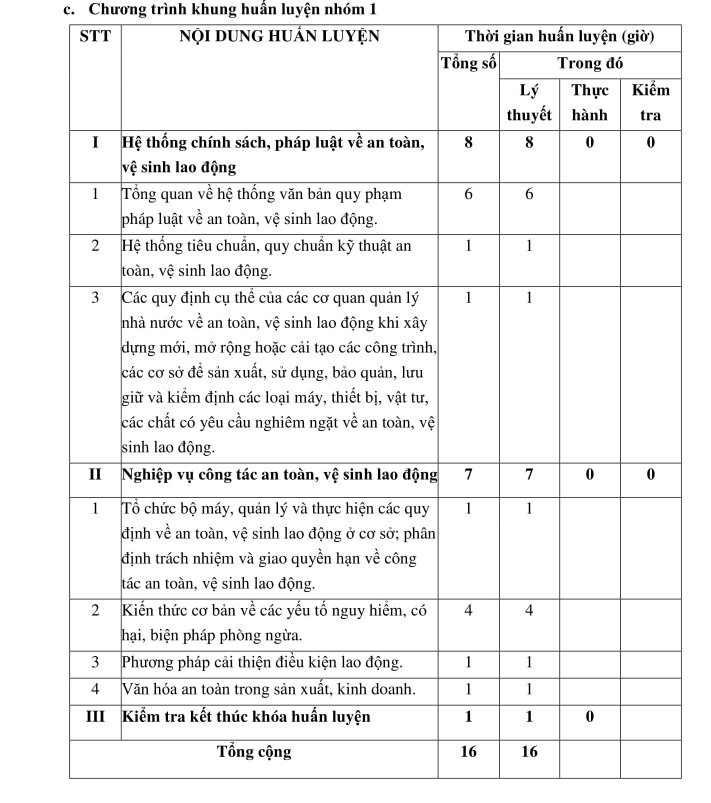
#> input picture Images/111.jpg, 1421 x 1606 px (shown at 1/2 size)
$ python -i LineSegmentation.py   (imports and definitions only)
#> lines starting #> are read from the running program, lines starting #| are printed output that depends on the picture; after the words box and inside, x2 and y2 are one past the last pixel; in counts of white or black regions, pixels touching at a corner belong together
#> further down, picture is the input picture: shape (1606, 1421, 3); min 0, max 255, mean 240.2
import cv2
import numpy as np
# [5 lines of commented-out code are left out]
def LineSegment(image):
    #grayscale
    gray = cv2.cvtColor(image,cv2.COLOR_BGR2GRAY)

    #binary
    ret,thresh = cv2.threshold(gray,0,255,cv2.THRESH_BINARY_INV)
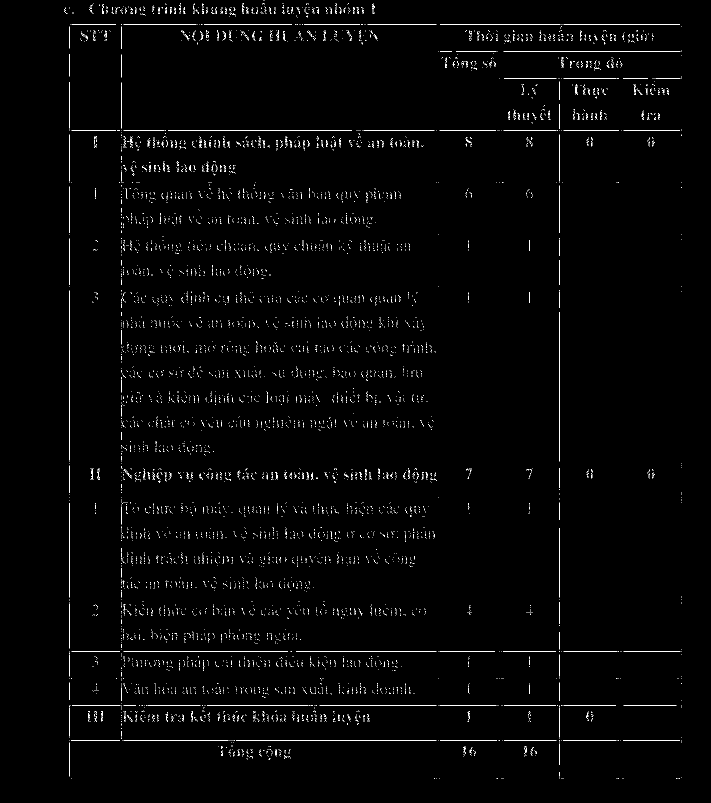
#> thresh: shape (1606, 1421) (shown at 1/2 size); 1.3% white in thin lines or dots, all inside (x1, y1, x2, y2) = (128, 0, 1363, 1557)
    cv2.imshow("3", thresh)
    cv2.waitKey(0)

    #dilation
    kernel = np.ones((3,100), np.uint8)
    img_dilation = cv2.dilate(thresh, kernel, iterations=1)
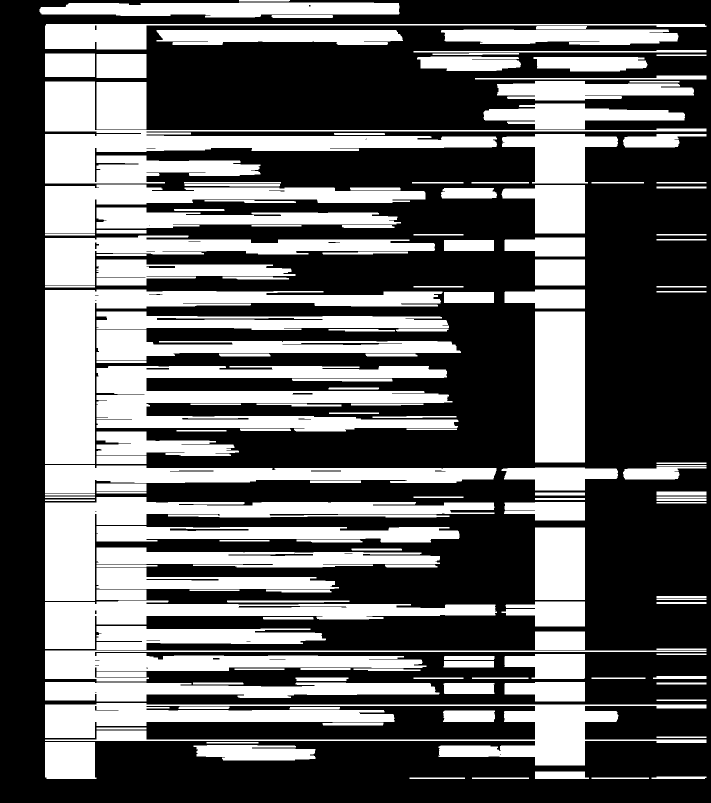
#> img_dilation: shape (1606, 1421) (shown at 1/2 size); 38% white; 157 white regions

    #find contours
    ctrs, hier = cv2.findContours(img_dilation.copy(), cv2.RETR_EXTERNAL, cv2.CHAIN_APPROX_SIMPLE)
#> ctrs = 157 contours; largest, box (x1, y1, x2, y2) and area: (90, 163, 1413, 367) 54758, (90, 579, 885, 928) 52042, (193, 732, 917, 863) 50804, (90, 1406, 1413, 1531) 48116, (90, 994, 989, 1202) 41284

    if len(ctrs) == 0:
        ret,thresh = cv2.threshold(gray,90,255,cv2.THRESH_BINARY_INV)
        img_dilation = cv2.dilate(thresh, kernel, iterations=1)
        ctrs, hier = cv2.findContours(img_dilation.copy(), cv2.RETR_EXTERNAL, cv2.CHAIN_APPROX_SIMPLE)

    #sort contours
    boundingbox = [cv2.boundingRect(c) for c in ctrs]
#> boundingbox = 157 items, first 6: (1183, 1555, 115, 3), (944, 1555, 114, 3), (819, 1555, 111, 3), (1303, 1553, 110, 5), (1070, 1543, 108, 15), (387, 1490, 244, 31)
    (sorted_ctrs, boundingbox) = zip(*sorted(zip(ctrs,boundingbox), key=lambda b:b[1][1], reverse = False))
#> sorted_ctrs has the same summary as ctrs; boundingbox = 157 items, first 6: (478, 0, 102, 3), (79, 5, 720, 30), (543, 30, 123, 6), (90, 48, 1323, 51), (1072, 52, 102, 6), (882, 59, 475, 31)

    res = []
    for i, ctr in enumerate(sorted_ctrs):
        # Get bounding box
        if cv2.contourArea(ctr) > 1500:
            x, y, w, h = cv2.boundingRect(ctr)

            # Getting ROI
            roi = image[y:y+h, x:x+w]
            res.append((cv2.boundingRect(ctr),roi))
#> this loop made 157 passes
#> (ctr, x, y, w, h) on passes 10, 11, 19, 47, 50, 59, 60: ([[90, 107], [90, 153], [189, 153], [189, 107]], 90, 107, 100, 47), ([[193, 108], [193, 155], [292, 155], [292, 108]], 193, 108, 100, 48), ([[193, 164], [193, 258], [292, 258], [292, 164]], 193, 164, 100, 95), ([[888, 480], [888, 501], [987, 501], [987, 480]], 888, 480, 100, 22), ([[1070, 519], [1070, 570], [1169, 570], [1169, 519]], 1070, 519, 100, 52), ([[888, 584], [888, 605], [987, 605], [987, 584]], 888, 584, 100, 22), ([[1070, 623], [1070, 924], [1169, 924], [1169, 623]], 1070, 623, 100, 302)
#> (x, y, w, h) on passes 2, 4, 6, 7, 13, 14: (79, 5, 720, 30), (90, 48, 1323, 51), (882, 59, 475, 31), (313, 60, 493, 30), (834, 113, 208, 29), (1067, 114, 228, 29)
#> pass 2, in LineSegment, `roi = image[y:y+h, x:x+w]`:
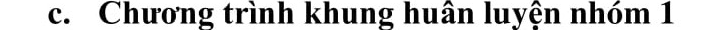
#> roi: shape (30, 720, 3); min 0, max 255, mean 199.5
#> after the loop, res = 55 items
            # show ROI
            # cv2.imshow('segment no:'+str(i),roi)
            #cv2.rectangle(image,(x,y-10),( x + w, y + h ),(90,0,255),2)
            # cv2.waitKey(0)

    return res
# [8 lines of commented-out code are left out]

>>> import cv2
>>> picture = cv2.imread('../../Images/111.jpg')
>>> result = LineSegment(picture)
#> result = 55 items

$ run again, on Images/3.jpg
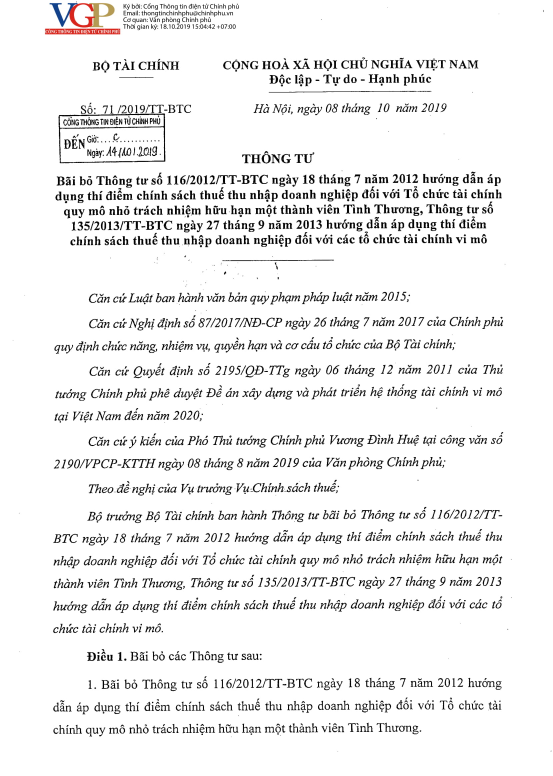
#> input picture Images/3.jpg, 1659 x 2328 px (shown at 1/3 size)
#> picture is the input picture: shape (2328, 1659, 3); mean B, G, R 238.7, 238.8, 239
#> in LineSegment, `ret,thresh = cv2.threshold(gray,0,255,cv2.THRESH_BINARY_INV)`:
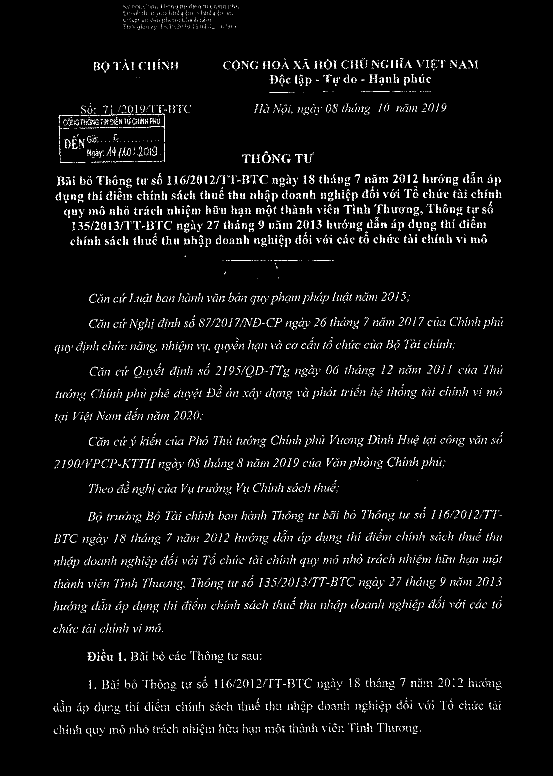
#> thresh: shape (2328, 1659) (shown at 1/3 size); 1.9% white in thin lines or dots, all inside (x1, y1, x2, y2) = (160, 12, 1508, 2209)
#> img_dilation: shape (2328, 1659); 28.9% white; 85 white regions
#> ctrs = 85 contours; largest, box (x1, y1, x2, y2) and area: (118, 515, 1554, 610) 88053, (127, 314, 622, 490) 65470, (111, 1797, 1554, 1840) 44530, (118, 1159, 1555, 1203) 44438, (114, 1587, 1555, 1637) 44186
#> in LineSegment, `boundingbox = [cv2.boundingRect(c) for c in ctrs]`: boundingbox = 85 items, first 6: (704, 2199, 180, 5), (112, 2168, 1201, 42), (111, 2100, 1440, 43), (134, 2100, 108, 6), (423, 2097, 103, 5), (723, 2095, 104, 7)
#> in LineSegment, `(sorted_ctrs, boundingbox) = zip(*sorted(zip(ctrs,boundingbox), key=la..`: sorted_ctrs has the same summary as ctrs; boundingbox = 85 items, first 6: (322, 11, 444, 18), (322, 31, 427, 20), (322, 52, 360, 18), (322, 72, 434, 19), (1038, 173, 106, 6), (621, 174, 862, 38)
#> the loop in LineSegment, `for i, ctr in enumerate(sorted_ctrs):` made 85 passes
#> (x, y, w, h) on passes 1, 2, 3, 4, 6, 7, 10, 14: (322, 11, 444, 18), (322, 31, 427, 20), (322, 52, 360, 18), (322, 72, 434, 19), (621, 174, 862, 38), (233, 176, 351, 42), (760, 221, 582, 39), (714, 310, 675, 36)
#> pass 2, in LineSegment, `roi = image[y:y+h, x:x+w]`:
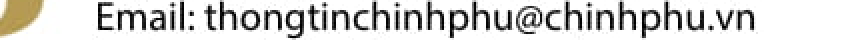
#> roi: shape (20, 427, 3) (shown 2 times larger); mean B, G, R 209.6, 211.8, 212.7
#> after the loop in LineSegment, `for i, ctr in enumerate(sorted_ctrs):`: res = 33 items

$ run again, on Images/7.jpg
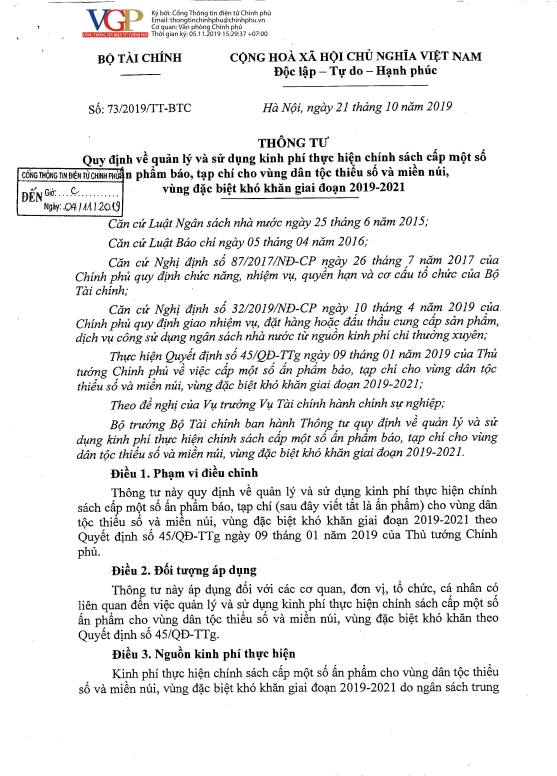
#> input picture Images/7.jpg, 1670 x 2328 px (shown at 1/3 size)
#> picture is the input picture: shape (2328, 1670, 3); mean B, G, R 236.6, 236.6, 236.8
#> in LineSegment, `ret,thresh = cv2.threshold(gray,0,255,cv2.THRESH_BINARY_INV)`:
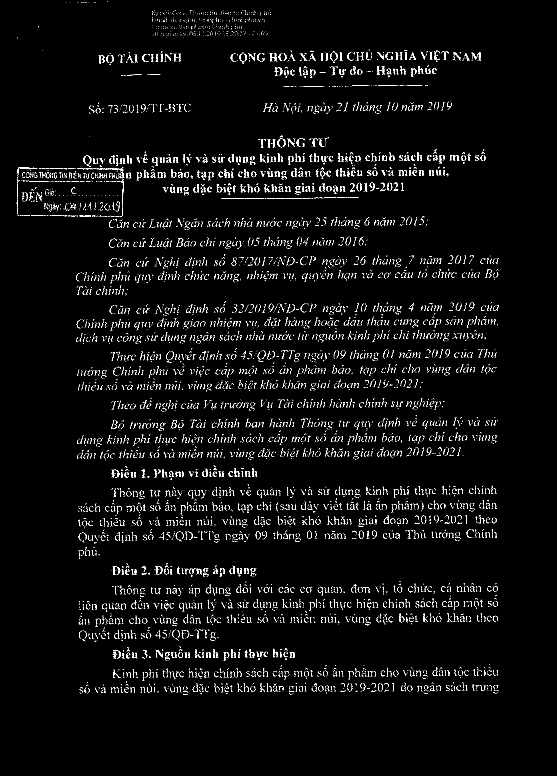
#> thresh: shape (2328, 1670) (shown at 1/3 size); 2.2% white in thin lines or dots, all inside (x1, y1, x2, y2) = (50, 5, 1497, 2085)
#> in LineSegment, `img_dilation = cv2.dilate(thresh, kernel, iterations=1)`:
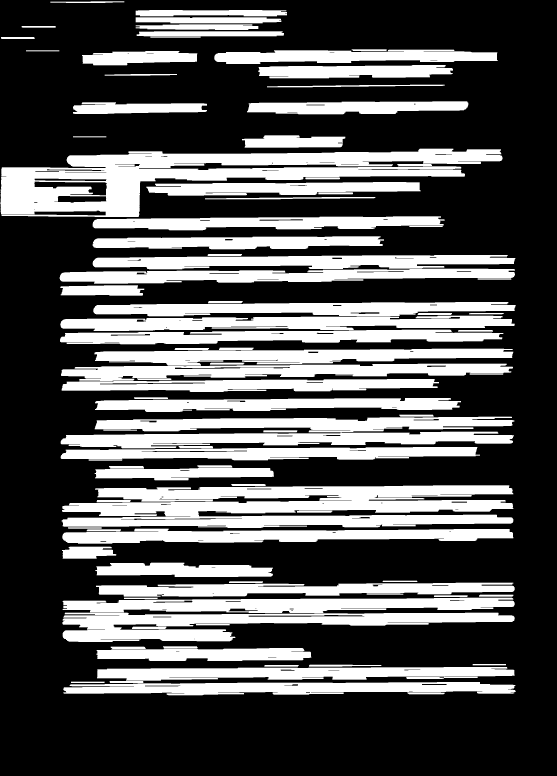
#> img_dilation: shape (2328, 1670) (shown at 1/3 size); 33.5% white; 92 white regions
#> ctrs = 92 contours; largest, box (x1, y1, x2, y2) and area: (1, 446, 1508, 651) 133410, (185, 1456, 1540, 1584) 122405, (187, 1838, 1544, 1926) 58018, (188, 1793, 1544, 1839) 44355, (181, 947, 1544, 993) 42590
#> in LineSegment, `boundingbox = [cv2.boundingRect(c) for c in ctrs]`: boundingbox = 92 items, first 6: (1222, 2077, 112, 6), (190, 2046, 1357, 40), (213, 2045, 101, 4), (329, 2043, 101, 6), (291, 2001, 1253, 41), (793, 1995, 103, 5)
#> in LineSegment, `(sorted_ctrs, boundingbox) = zip(*sorted(zip(ctrs,boundingbox), key=la..`: sorted_ctrs has the same summary as ctrs; boundingbox = 92 items, first 6: (151, 4, 222, 5), (407, 30, 454, 19), (407, 52, 437, 18), (407, 73, 368, 17), (65, 78, 102, 5), (410, 94, 442, 15)
#> the loop in LineSegment, `for i, ctr in enumerate(sorted_ctrs):` made 92 passes
#> (x, y, w, h) on passes 2, 3, 4, 6, 10, 12, 13, 15: (407, 30, 454, 19), (407, 52, 437, 18), (407, 73, 368, 17), (410, 94, 442, 15), (643, 149, 850, 43), (246, 153, 346, 43), (774, 195, 585, 40), (801, 254, 533, 8)
#> after the loop in LineSegment, `for i, ctr in enumerate(sorted_ctrs):`: res = 40 items
